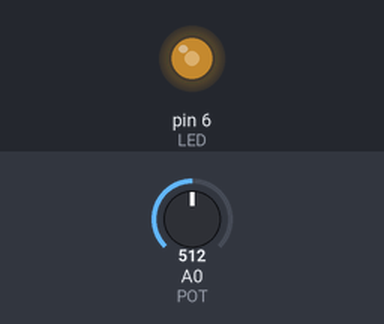
This sketch was run on a simulated Arduino Uno, built with avr-gcc and run on an emulated ATmega328P. Shown: output pins drawn as LEDs (lit = HIGH). The test bench sets the inputs (shaded band); at power-on: A0 (POT) = 512. What the sketch prints to the serial monitor is not drawn.

Above: at 1.3 s.
1.4 s: A0 (POT) set to 716
At 1.9 s:
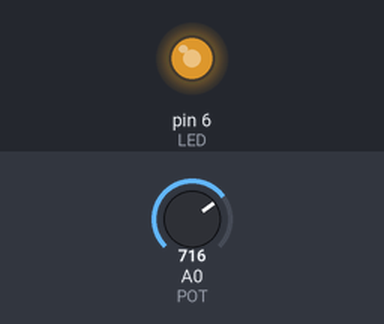
3.0 s: A0 (POT) set to 900
At 4.2 s:
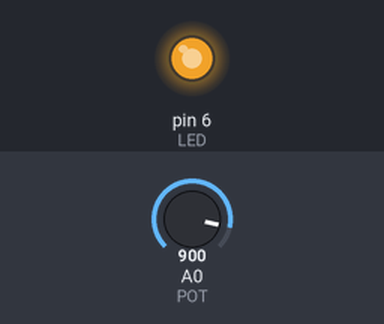
4.5 s: A0 (POT) set to 122
At 5.5 s:
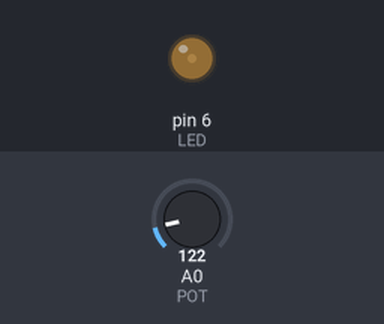
6.0 s: A0 (POT) set to 0
At 6.6 s:
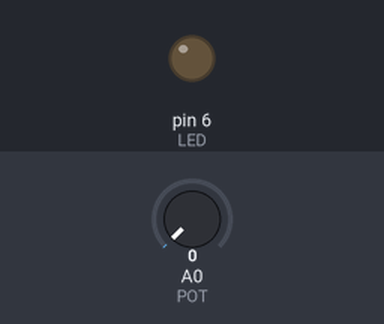
7.5 s: A0 (POT) set to 511
At 7.8 s:
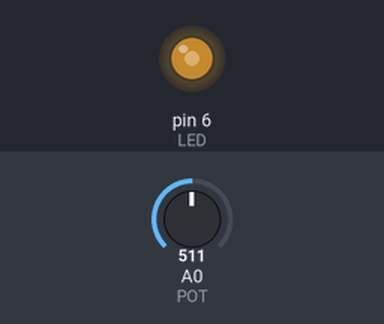
Timing chart, 0 to 10.0 s (numbered marks = the images above; inputs shaded):
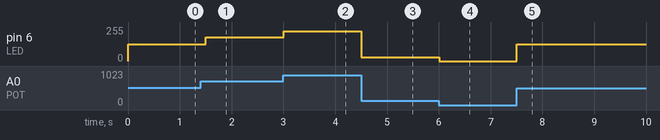

The sketch:

pwm.ino
```cpp
int POT=A0;
int LED=6;
int analogreadvalue;
int analogwritevalue;
void setup() {
  // put your setup code here, to run once:
 Serial.begin (9600);
 pinMode (POT, INPUT);
 pinMode (LED, OUTPUT);
}

void loop() {
  // put your main code here, to run repeatedly:
  analogreadvalue=analogRead(POT);
  analogwritevalue=(255./1023.)*analogreadvalue;
  analogWrite (LED, analogwritevalue);
  Serial.print("Analog value to LED:");
  Serial.print (analogwritevalue);
  delay (500);
}
```

Measured:
- after the input at 1.4 s, pin 6 (LED): 127/255 → 178/255 after 0.10 s
- after the input at 3.0 s, pin 6 (LED): 178/255 → 224/255 at once
- after the input at 4.5 s, pin 6 (LED): 224/255 → 30/255 at once
- after the input at 6.0 s, pin 6 (LED): 30/255 → 0/255 at once
- after the input at 7.5 s, pin 6 (LED): 0/255 → 127/255 at once
